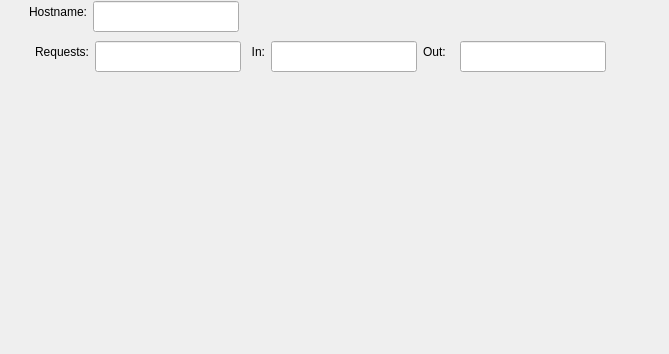
<?xml version="1.0" encoding="UTF-8"?>
<ui version="4.0">
 <class>ClientGUI</class>
 <widget class="QDockWidget" name="ClientGUI">
  <property name="geometry">
   <rect>
    <x>0</x>
    <y>0</y>
    <width>669</width>
    <height>354</height>
   </rect>
  </property>
  <property name="windowTitle">
   <string>&amp;Client</string>
  </property>
  <widget class="QWidget" name="dockWidgetContents">
   <widget class="QLabel" name="label">
    <property name="geometry">
     <rect>
      <x>11</x>
      <y>1</y>
      <width>76</width>
      <height>21</height>
     </rect>
    </property>
    <property name="text">
     <string>Hostname:</string>
    </property>
    <property name="alignment">
     <set>Qt::AlignRight|Qt::AlignTrailing|Qt::AlignVCenter</set>
    </property>
   </widget>
   <widget class="QLineEdit" name="IPEdit">
    <property name="geometry">
     <rect>
      <x>93</x>
      <y>1</y>
      <width>146</width>
      <height>31</height>
     </rect>
    </property>
   </widget>
   <widget class="QLabel" name="label_2">
    <property name="geometry">
     <rect>
      <x>21</x>
      <y>41</y>
      <width>68</width>
      <height>21</height>
     </rect>
    </property>
    <property name="text">
     <string>Requests:</string>
    </property>
    <property name="alignment">
     <set>Qt::AlignRight|Qt::AlignTrailing|Qt::AlignVCenter</set>
    </property>
   </widget>
   <widget class="QLineEdit" name="requests">
    <property name="geometry">
     <rect>
      <x>95</x>
      <y>41</y>
      <width>146</width>
      <height>31</height>
     </rect>
    </property>
   </widget>
   <widget class="QLabel" name="label_3">
    <property name="geometry">
     <rect>
      <x>247</x>
      <y>41</y>
      <width>18</width>
      <height>21</height>
     </rect>
    </property>
    <property name="text">
     <string>In:</string>
    </property>
    <property name="alignment">
     <set>Qt::AlignRight|Qt::AlignTrailing|Qt::AlignVCenter</set>
    </property>
   </widget>
   <widget class="QLineEdit" name="req">
    <property name="geometry">
     <rect>
      <x>271</x>
      <y>41</y>
      <width>146</width>
      <height>31</height>
     </rect>
    </property>
   </widget>
   <widget class="QLineEdit" name="rsp">
    <property name="geometry">
     <rect>
      <x>460</x>
      <y>41</y>
      <width>146</width>
      <height>31</height>
     </rect>
    </property>
   </widget>
   <widget class="QLabel" name="label_4">
    <property name="geometry">
     <rect>
      <x>423</x>
      <y>41</y>
      <width>31</width>
      <height>21</height>
     </rect>
    </property>
    <property name="text">
     <string>Out:</string>
    </property>
   </widget>
  </widget>
 </widget>
 <resources/>
 <connections/>
</ui>
